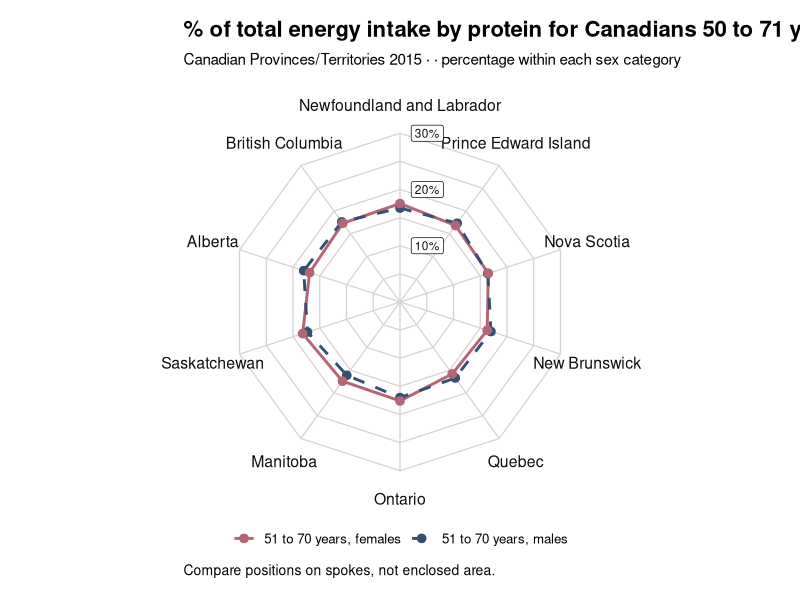

This figure's R source:
#we will be learning how to generatre a spider plot! 

#1. DATA MANIPULATION FOR SELECTED VARIABLES 
radar_raw <- read.csv("13100771.csv",
                      stringsAsFactors = FALSE, check.names = TRUE)

profile_axes <- c("Newfoundland and Labrador", "Prince Edward Island", "Nova Scotia", "New Brunswick", "Quebec",
               "Ontario", "Manitoba", "Saskatchewan", "Alberta", "British Columbia") 



geography <- c("Canada", "Newfoundland and Labrador", "Prince Edward Island", "Nova Scotia", "New Brunswick", "Quebec",
               "Ontario", "Manitoba", "Saskatchewan", "Alberta", "British Columbia") 

age_bands <- c("51 to 70 years, females", "51 to 70 years, males")

summary(radar_raw)

library(dplyr)


#time to filter the data
annual <- radar_raw %>%
  filter(REF_DATE == 2015, GEO %in% profile_axes,
        Dietary.age.sex.reference.intake.group %in% age_bands,
        Characteristics=="Mean of percentage of total energy intake from protein") %>%
  transmute(year = as.integer(REF_DATE),
    age_group = as.factor(Dietary.age.sex.reference.intake.group),
    prov_territ = as.factor(GEO),
    calculation = as.factor(Characteristics),
    percent=VALUE
  )

#now we will make the angles. There are 10 provinces/territories 
angles <- data.frame(band = factor(profile_axes, levels = profile_axes),
                     angle = pi / 2 - 2 * pi * (0:9) / 10) #there are 10 positions, evenly around circle.


# Close each line by repeating its first row at the end.
close_path <- function(data) rbind(data, data[1, , drop = FALSE])
#this is a function where we have a dataframe. We take its first row, and add it to the bottom of the same dataframe 

# to create the position points on the circle
# bind the dataframe by rows. Creates a sequence of ring radii, Depending on the radar limit we assign, 10 sequences within it 
# ex 10 20 30 40 50 60 70 80 90 100 
#Applies this function to each radius value 
#transform is adding three columns to each radius (x, y, and radius)

radar_limit <- 30 

ring_points <- bind_rows(lapply(seq(5, radar_limit, 5), function(radius) {
  close_path(transform(angles, radius = radius,
                        x = radius * cos(angle), y = radius * sin(angle)))
}))

spokes <- transform(angles, x = radar_limit * cos(angle), y = radar_limit * sin(angle))

axis_labels <- transform(angles, x = (radar_limit + 5) * cos(angle),
                         y = (radar_limit + 5) * sin(angle))

radar_points <- annual %>%  left_join(angles, by = c("prov_territ" = "band")) %>%
  mutate(x = percent * cos(angle), y = percent * sin(angle))
#combining the angles dataframe with the annual dataframe 

radar_lines <- radar_points %>% group_by(age_group) %>% group_modify(~ close_path(.x)) %>% ungroup()
#group by age/sex group. Then run the close path function on each group separately. Then remove groupings 


#plotting of the radar chart 
library(ggplot2)


sex_colours <- c(`51 to 70 years, females` = "#B56576", `51 to 70 years, males` = "#355070")
chart_ink <- "#0d0d0e"
chart_soft <- "#F0EBD2"
chart_height <- 560

clean_theme <- function() {
  theme_classic(base_size = 12) +
    theme(plot.background = element_rect(fill = "white", colour = NA),
      panel.background = element_rect(fill = "white", colour = NA),
      strip.background = element_rect(fill = "#FFF5F1", colour = NA),
      strip.text = element_text(face = "bold", margin = margin(7, 0, 7, 0)),
      panel.spacing.x = grid::unit(2, "lines"),
      plot.title = element_text(size = 16, face = "bold", margin = margin(b = 8)),
      plot.subtitle = element_text(size = 11, margin = margin(b = 12)),
      plot.caption = element_text(hjust = 0, size = 10, margin = margin(t = 10)),
      legend.position = "none", plot.margin = margin(12, 18, 12, 12))
}


radar_static <- ggplot() +
  geom_path(data = ring_points, aes(x, y, group = radius), colour = "#D8D2D5", linewidth = 0.45) +
  geom_segment(data = spokes, aes(x = 0, y = 0, xend = x, yend = y),
                colour = "#D8D2D5", linewidth = 0.45) +
  geom_text(data = axis_labels, aes(x, y, label = band), size = 4, colour = chart_ink) +
  # A light label backing keeps the radial scale readable over the upper spoke.
  annotate("label", x = 2, y = seq(10, radar_limit, 10),
           label = paste0(seq(10, radar_limit, 10), "%"),
           hjust = 0, size = 3, fill = "white", colour = chart_ink) +
  geom_path(data = radar_lines, aes(x, y, colour = age_group, linetype = age_group), linewidth = 1) +
  geom_point(data = radar_points, aes(x, y, colour = age_group), size = 2.6) +
  scale_colour_manual(values = sex_colours) +
  scale_linetype_manual(values = c(`51 to 70 years, females` = "solid", `51 to 70 years, males` = "dashed")) +
  coord_equal(
  xlim = c(-radar_limit - 5, radar_limit + 5),
  ylim = c(-radar_limit - 5, radar_limit + 5),
  clip = "off"
) +
  labs(title = "% of total energy intake by protein for Canadians 50 to 71 years of age",
       subtitle = paste("Canadian Provinces/Territories 2015 ·", "· percentage within each sex category"),
       colour = NULL, linetype = NULL,
       caption = "Compare positions on spokes, not enclosed area.") +
  theme_void(base_size = 12) +
  theme(plot.background = element_rect(fill = "white", colour = NA),
        plot.title = element_text(size = 16, face = "bold", margin = margin(b = 8)),
        plot.subtitle = element_text(size = 11, margin = margin(b = 12)),
        plot.caption = element_text(size = 10, hjust = 0, margin = margin(t = 10)),
        legend.position = "bottom", plot.margin = margin(15, 25, 15, 25))


radar_static
